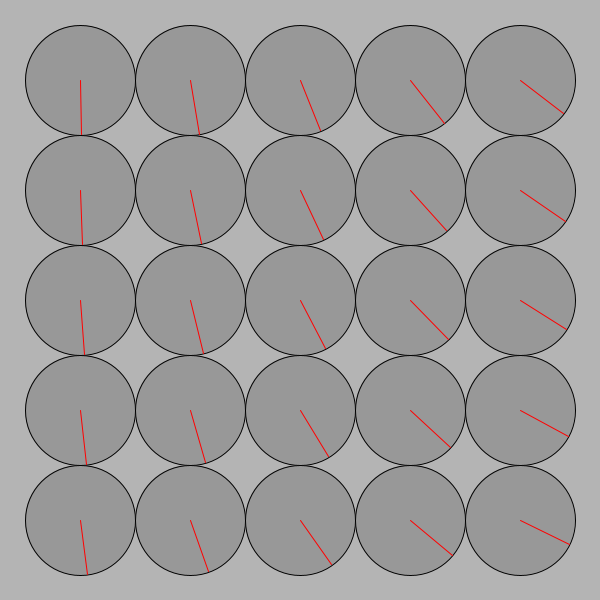
Frame 1 (no input)
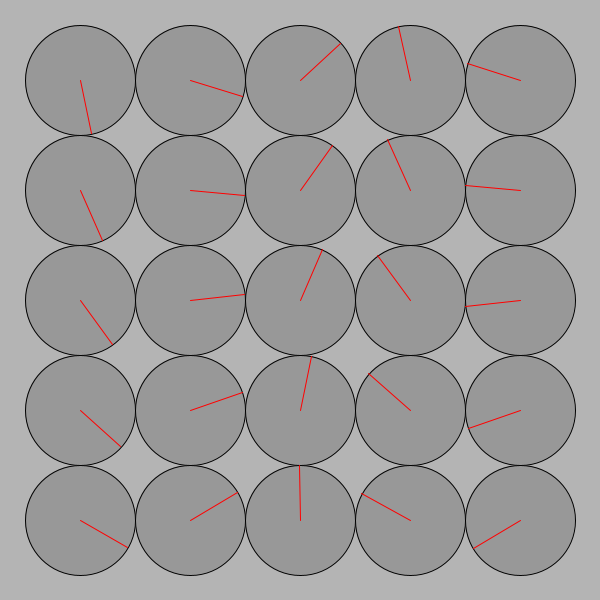
Frame 60 (the mouse pressed at the canvas centre just before this capture)
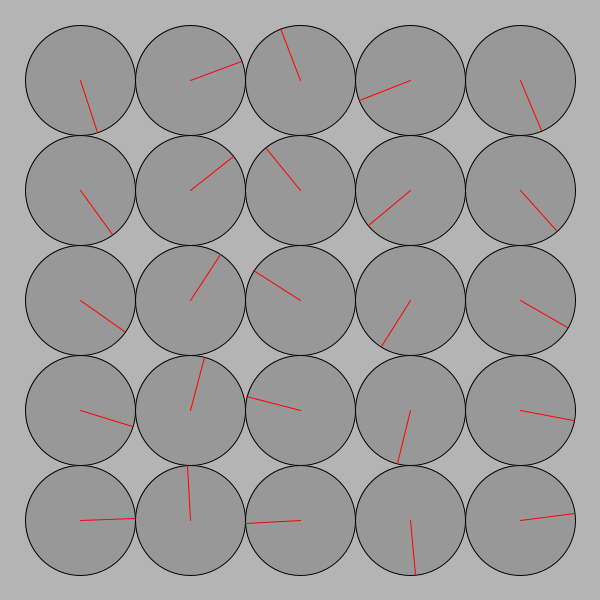
Frame 120 (the mouse held since frame 60 and released just before this capture)

The Processing sketch that drew these frames (run headless with seeded random() and noise(); from frame 60 on, the mouse is pressed at the canvas centre):

// Processing sketch: sketch_07_processingFunctions
// ── sketch_07_processingFunctions.pde
/*
 * This program draws a grid of circular "clocks", whose hands move according to the elasped time.
 * The higher the clock number the faster it moves, the first clock takes 1 min to go all the way around.
 * The function "movingCircle" is used to draw each clock. It is passed the position, size and hand angle
 * as arguments.
 * 
 */

void setup() {
  size(600, 600);
  background(180);
  rectMode(CENTER);
  noStroke();
}


void draw() {
  background(180);
  noStroke();

  int num = 5;
  int margin = 80;

  float gutter = 0; //distance between each cell
  float cellsize = ( width - (2 * margin) - gutter * (num - 1) ) / (num - 1);

  int circleNumber = 0; // counter

  for (int i=0; i<num; i++) {
    for (int j=0; j<num; j++) {
      ++circleNumber;

      float tx = margin + cellsize * i + gutter * i;
      float ty = margin + cellsize * j + gutter * j;

      movingCircle(tx, ty, cellsize, circleNumber * TWO_PI * millis() / 60000.0);
    }
  }
}//end of draw 


void movingCircle(float x, float y, float size, float angle) {

  // calculate endpoint of the line
  float tempX = x + (size / 2) * sin(angle);
  float tempY = y + (size / 2) * cos(angle);

  stroke(0);
  strokeWeight(1);
  fill(140, 180);
  ellipse(x, y, size, size); // circle

  stroke(255, 0, 0);
  line(x, y, tempX, tempY); // red line
}
